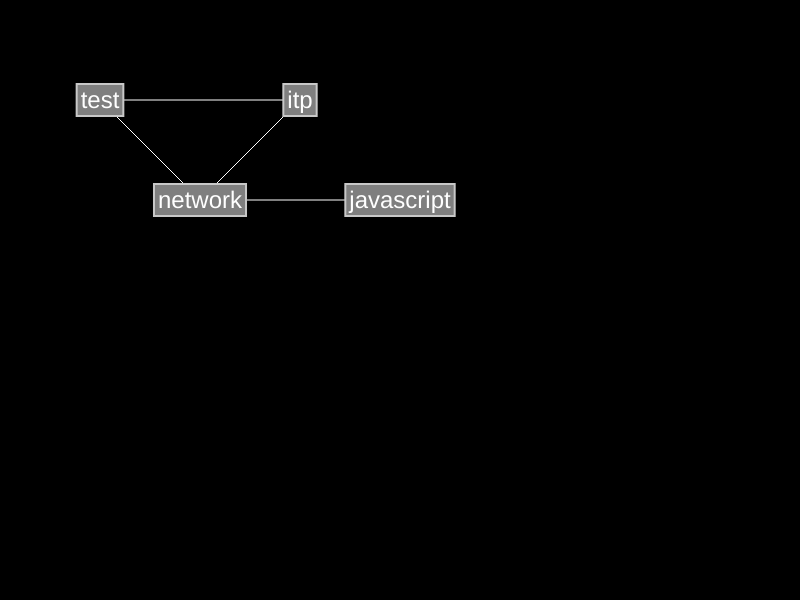
Frame 1 (no input)
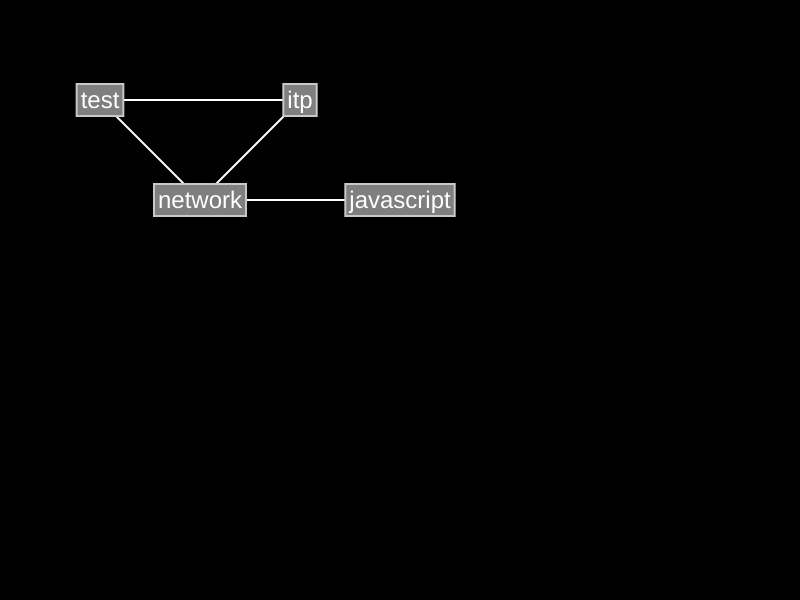
Frame 60 (no input)
Frame 120 (the mouse pressed at the canvas centre since frame 60): identical to frame 60, image omitted

The p5.js sketch that drew these frames (run headless with seeded random() and noise() and a simulated clock; from frame 60 on, the mouse is pressed at the canvas centre):

// p5.js sketch
// ── sketch.js
// Chris McKinlay
// Textual Computing, Fall 2014
// https://github.com/cem3394/text

// Based off of chapter 5 http://natureofcode.com examples

// A bunch of nodes
// And connections between the nodes
// (An alternate way of doing this might be to have the 
// nodes store their own connections)
var nodes = [];
var connections = [];

// Font size
var fs = 24;

function setup() {

  // Make a canvas
  createCanvas(800,600);

  // set the size
  textSize(fs);

  // Make some arbitrary nodes
  nodes[0] = new Node(100,100,'test');
  nodes[1] = new Node(200,200,'network');
  nodes[2] = new Node(300,100,'itp');
  nodes[3] = new Node(400,200,'javascript');
  
  // Connect the nodes
  connections[0] = new Connection(nodes[0],nodes[1]);
  connections[1] = new Connection(nodes[0],nodes[2]);
  connections[2] = new Connection(nodes[1],nodes[3]);
  connections[3] = new Connection(nodes[1],nodes[2]);
}

function draw() {
  background(0);

  // Draw all the connections
  for (var i = 0; i < connections.length; i++) {
    connections[i].display();
  }

  // Draw all the nodes
  for (var i = 0; i < nodes.length; i++) {
    nodes[i].dragIt(mouseX, mouseY);
    nodes[i].display();
  }
}

// This code is all for user dragging the nodes
function mousePressed() {
  for (var i = 0; i < nodes.length; i++) {
    if (nodes[i].over(mouseX, mouseY)) {
      nodes[i].setDrag(true);
    }
  }
}

function mouseReleased() {
  for (var i = 0; i < nodes.length; i++) {
    nodes[i].setDrag(false);
  }
}




// ── node.js
// Chris McKinlay
// Textual Computing, Fall 2014
// https://github.com/cem3394/text

// Based off of chapter 5 http://natureofcode.com examples


// A node 
function Node(x,y,s) {
  // Position
  this.x = x;
  this.y = y;
  // The String
  this.word = s;
  // How wide is it?
  this.w = textWidth(this.word) + 8;
  // How tall is it?
  this.h = fs + 8;
  this.drag = false;
  
  // A function to check if a point is inside the node
  this.over = function(x,y) {
    if (x > this.x-this.w/2 && x < this.x + this.w/2 && y > this.y-this.h/2 && y < this.y + this.h/2) {
      return true;
    } else {
      return false;
    }
  }
    // Is this being dragged or not?
  this.setDrag = function(bool) {
    this.drag = bool;
  }

  // Drag it somewhere
  // (This should really track an offset for better interaction)
  this.dragIt = function(x,y) {
    if (this.drag) {
      this.x = x;
      this.y = y;
    }
  }

  // Draw the node
  this.display = function(){
    fill(127);
    stroke(200);
    // Red if being dragged
    if (this.drag) {
      fill(255,0,0);
    }
    strokeWeight(2);
    rectMode(CENTER);
    rect(this.x,this.y, this.w, this.h);
    textAlign(CENTER);

    // The text
    fill(255);
    noStroke();
    text(this.word, this.x, this.y + this.h/4);
  }
}

// A connection between two nodes
function Connection(a, b) {
  this.from = a;
  this.to = b;

  this.display = function() {
    stroke(255);
    line(this.from.x, this.from.y, this.to.x, this.to.y);
  }
}
